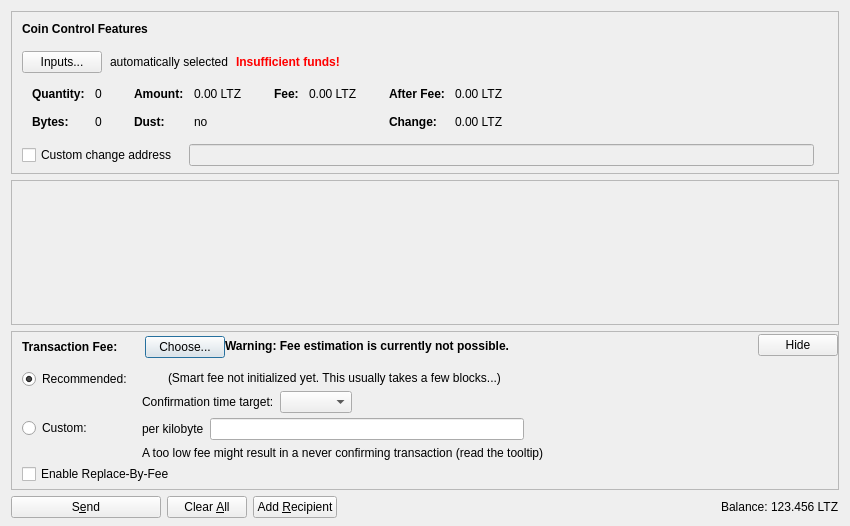
<?xml version="1.0" encoding="UTF-8"?>
<ui version="4.0">
 <class>SendCoinsDialog</class>
 <widget class="QDialog" name="SendCoinsDialog">
  <property name="geometry">
   <rect>
    <x>0</x>
    <y>0</y>
    <width>850</width>
    <height>526</height>
   </rect>
  </property>
  <property name="windowTitle">
   <string>Send Coins</string>
  </property>
  <layout class="QVBoxLayout" name="verticalLayout" stretch="0,1,0,0">
   <property name="bottomMargin">
    <number>8</number>
   </property>
   <item>
    <widget class="QFrame" name="frameCoinControl">
     <property name="sizePolicy">
      <sizepolicy hsizetype="Expanding" vsizetype="Expanding">
       <horstretch>0</horstretch>
       <verstretch>0</verstretch>
      </sizepolicy>
     </property>
     <property name="maximumSize">
      <size>
       <width>16777215</width>
       <height>16777215</height>
      </size>
     </property>
     <property name="frameShape">
      <enum>QFrame::StyledPanel</enum>
     </property>
     <property name="frameShadow">
      <enum>QFrame::Sunken</enum>
     </property>
     <layout class="QVBoxLayout" name="verticalLayoutCoinControl2">
      <property name="spacing">
       <number>0</number>
      </property>
      <property name="leftMargin">
       <number>0</number>
      </property>
      <property name="topMargin">
       <number>0</number>
      </property>
      <property name="rightMargin">
       <number>0</number>
      </property>
      <property name="bottomMargin">
       <number>6</number>
      </property>
      <item>
       <layout class="QVBoxLayout" name="verticalLayoutCoinControl" stretch="0,0,0,0,1">
        <property name="spacing">
         <number>0</number>
        </property>
        <property name="leftMargin">
         <number>10</number>
        </property>
        <property name="topMargin">
         <number>10</number>
        </property>
        <item>
         <layout class="QHBoxLayout" name="horizontalLayoutCoinControl1">
          <property name="bottomMargin">
           <number>15</number>
          </property>
          <item>
           <widget class="QLabel" name="labelCoinControlFeatures">
            <property name="sizePolicy">
             <sizepolicy hsizetype="Preferred" vsizetype="Maximum">
              <horstretch>0</horstretch>
              <verstretch>0</verstretch>
             </sizepolicy>
            </property>
            <property name="font">
             <font>
              <weight>75</weight>
              <bold>true</bold>
             </font>
            </property>
            <property name="styleSheet">
             <string notr="true">font-weight:bold;</string>
            </property>
            <property name="text">
             <string>Coin Control Features</string>
            </property>
           </widget>
          </item>
         </layout>
        </item>
        <item>
         <layout class="QHBoxLayout" name="horizontalLayoutCoinControl2" stretch="0,0,0,0">
          <property name="spacing">
           <number>8</number>
          </property>
          <property name="bottomMargin">
           <number>10</number>
          </property>
          <item>
           <widget class="QPushButton" name="pushButtonCoinControl">
            <property name="styleSheet">
             <string notr="true"/>
            </property>
            <property name="text">
             <string>Inputs...</string>
            </property>
            <property name="autoDefault">
             <bool>false</bool>
            </property>
           </widget>
          </item>
          <item>
           <widget class="QLabel" name="labelCoinControlAutomaticallySelected">
            <property name="text">
             <string>automatically selected</string>
            </property>
            <property name="margin">
             <number>5</number>
            </property>
           </widget>
          </item>
          <item>
           <widget class="QLabel" name="labelCoinControlInsuffFunds">
            <property name="font">
             <font>
              <weight>75</weight>
              <bold>true</bold>
             </font>
            </property>
            <property name="styleSheet">
             <string notr="true">color:red;font-weight:bold;</string>
            </property>
            <property name="text">
             <string>Insufficient funds!</string>
            </property>
            <property name="margin">
             <number>5</number>
            </property>
           </widget>
          </item>
          <item>
           <spacer name="horizontalSpacerCoinControl">
            <property name="orientation">
             <enum>Qt::Horizontal</enum>
            </property>
            <property name="sizeHint" stdset="0">
             <size>
              <width>40</width>
              <height>1</height>
             </size>
            </property>
           </spacer>
          </item>
         </layout>
        </item>
        <item>
         <widget class="QWidget" name="widgetCoinControl" native="true">
          <property name="sizePolicy">
           <sizepolicy hsizetype="Preferred" vsizetype="Preferred">
            <horstretch>0</horstretch>
            <verstretch>0</verstretch>
           </sizepolicy>
          </property>
          <property name="minimumSize">
           <size>
            <width>0</width>
            <height>0</height>
           </size>
          </property>
          <property name="styleSheet">
           <string notr="true"/>
          </property>
          <layout class="QHBoxLayout" name="horizontalLayoutCoinControl5">
           <property name="leftMargin">
            <number>0</number>
           </property>
           <property name="topMargin">
            <number>0</number>
           </property>
           <property name="rightMargin">
            <number>0</number>
           </property>
           <property name="bottomMargin">
            <number>0</number>
           </property>
           <item>
            <layout class="QHBoxLayout" name="horizontalLayoutCoinControl3" stretch="0,0,0,1">
             <property name="spacing">
              <number>20</number>
             </property>
             <property name="topMargin">
              <number>0</number>
             </property>
             <property name="bottomMargin">
              <number>10</number>
             </property>
             <item>
              <layout class="QFormLayout" name="formLayoutCoinControl1">
               <property name="horizontalSpacing">
                <number>10</number>
               </property>
               <property name="verticalSpacing">
                <number>14</number>
               </property>
               <property name="leftMargin">
                <number>10</number>
               </property>
               <property name="topMargin">
                <number>4</number>
               </property>
               <property name="rightMargin">
                <number>6</number>
               </property>
               <item row="0" column="0">
                <widget class="QLabel" name="labelCoinControlQuantityText">
                 <property name="font">
                  <font>
                   <weight>75</weight>
                   <bold>true</bold>
                  </font>
                 </property>
                 <property name="text">
                  <string>Quantity:</string>
                 </property>
                 <property name="margin">
                  <number>0</number>
                 </property>
                </widget>
               </item>
               <item row="0" column="1">
                <widget class="QLabel" name="labelCoinControlQuantity">
                 <property name="cursor">
                  <cursorShape>IBeamCursor</cursorShape>
                 </property>
                 <property name="contextMenuPolicy">
                  <enum>Qt::ActionsContextMenu</enum>
                 </property>
                 <property name="text">
                  <string notr="true">0</string>
                 </property>
                 <property name="margin">
                  <number>0</number>
                 </property>
                 <property name="textInteractionFlags">
                  <set>Qt::LinksAccessibleByMouse|Qt::TextSelectableByKeyboard|Qt::TextSelectableByMouse</set>
                 </property>
                </widget>
               </item>
               <item row="1" column="0">
                <widget class="QLabel" name="labelCoinControlBytesText">
                 <property name="font">
                  <font>
                   <weight>75</weight>
                   <bold>true</bold>
                  </font>
                 </property>
                 <property name="text">
                  <string>Bytes:</string>
                 </property>
                </widget>
               </item>
               <item row="1" column="1">
                <widget class="QLabel" name="labelCoinControlBytes">
                 <property name="cursor">
                  <cursorShape>IBeamCursor</cursorShape>
                 </property>
                 <property name="contextMenuPolicy">
                  <enum>Qt::ActionsContextMenu</enum>
                 </property>
                 <property name="text">
                  <string notr="true">0</string>
                 </property>
                 <property name="textInteractionFlags">
                  <set>Qt::LinksAccessibleByMouse|Qt::TextSelectableByKeyboard|Qt::TextSelectableByMouse</set>
                 </property>
                </widget>
               </item>
              </layout>
             </item>
             <item>
              <layout class="QFormLayout" name="formLayoutCoinControl2">
               <property name="horizontalSpacing">
                <number>10</number>
               </property>
               <property name="verticalSpacing">
                <number>14</number>
               </property>
               <property name="leftMargin">
                <number>6</number>
               </property>
               <property name="topMargin">
                <number>4</number>
               </property>
               <property name="rightMargin">
                <number>6</number>
               </property>
               <item row="0" column="0">
                <widget class="QLabel" name="labelCoinControlAmountText">
                 <property name="font">
                  <font>
                   <weight>75</weight>
                   <bold>true</bold>
                  </font>
                 </property>
                 <property name="text">
                  <string>Amount:</string>
                 </property>
                 <property name="margin">
                  <number>0</number>
                 </property>
                </widget>
               </item>
               <item row="0" column="1">
                <widget class="QLabel" name="labelCoinControlAmount">
                 <property name="cursor">
                  <cursorShape>IBeamCursor</cursorShape>
                 </property>
                 <property name="contextMenuPolicy">
                  <enum>Qt::ActionsContextMenu</enum>
                 </property>
                 <property name="text">
                  <string notr="true">0.00 LTZ</string>
                 </property>
                 <property name="textInteractionFlags">
                  <set>Qt::LinksAccessibleByMouse|Qt::TextSelectableByKeyboard|Qt::TextSelectableByMouse</set>
                 </property>
                </widget>
               </item>
               <item row="1" column="0">
                <widget class="QLabel" name="labelCoinControlLowOutputText">
                 <property name="font">
                  <font>
                   <weight>75</weight>
                   <bold>true</bold>
                  </font>
                 </property>
                 <property name="text">
                  <string>Dust:</string>
                 </property>
                </widget>
               </item>
               <item row="1" column="1">
                <widget class="QLabel" name="labelCoinControlLowOutput">
                 <property name="cursor">
                  <cursorShape>IBeamCursor</cursorShape>
                 </property>
                 <property name="contextMenuPolicy">
                  <enum>Qt::ActionsContextMenu</enum>
                 </property>
                 <property name="text">
                  <string notr="true">no</string>
                 </property>
                 <property name="textInteractionFlags">
                  <set>Qt::LinksAccessibleByMouse|Qt::TextSelectableByKeyboard|Qt::TextSelectableByMouse</set>
                 </property>
                </widget>
               </item>
              </layout>
             </item>
             <item>
              <layout class="QFormLayout" name="formLayoutCoinControl3">
               <property name="horizontalSpacing">
                <number>10</number>
               </property>
               <property name="verticalSpacing">
                <number>14</number>
               </property>
               <property name="leftMargin">
                <number>6</number>
               </property>
               <property name="topMargin">
                <number>4</number>
               </property>
               <property name="rightMargin">
                <number>6</number>
               </property>
               <item row="0" column="0">
                <widget class="QLabel" name="labelCoinControlFeeText">
                 <property name="font">
                  <font>
                   <weight>75</weight>
                   <bold>true</bold>
                  </font>
                 </property>
                 <property name="text">
                  <string>Fee:</string>
                 </property>
                 <property name="margin">
                  <number>0</number>
                 </property>
                </widget>
               </item>
               <item row="0" column="1">
                <widget class="QLabel" name="labelCoinControlFee">
                 <property name="cursor">
                  <cursorShape>IBeamCursor</cursorShape>
                 </property>
                 <property name="contextMenuPolicy">
                  <enum>Qt::ActionsContextMenu</enum>
                 </property>
                 <property name="text">
                  <string notr="true">0.00 LTZ</string>
                 </property>
                 <property name="textInteractionFlags">
                  <set>Qt::LinksAccessibleByMouse|Qt::TextSelectableByKeyboard|Qt::TextSelectableByMouse</set>
                 </property>
                </widget>
               </item>
              </layout>
             </item>
             <item>
              <layout class="QFormLayout" name="formLayoutCoinControl4">
               <property name="horizontalSpacing">
                <number>10</number>
               </property>
               <property name="verticalSpacing">
                <number>14</number>
               </property>
               <property name="leftMargin">
                <number>6</number>
               </property>
               <property name="topMargin">
                <number>4</number>
               </property>
               <property name="rightMargin">
                <number>6</number>
               </property>
               <item row="0" column="0">
                <widget class="QLabel" name="labelCoinControlAfterFeeText">
                 <property name="font">
                  <font>
                   <weight>75</weight>
                   <bold>true</bold>
                  </font>
                 </property>
                 <property name="text">
                  <string>After Fee:</string>
                 </property>
                 <property name="margin">
                  <number>0</number>
                 </property>
                </widget>
               </item>
               <item row="0" column="1">
                <widget class="QLabel" name="labelCoinControlAfterFee">
                 <property name="cursor">
                  <cursorShape>IBeamCursor</cursorShape>
                 </property>
                 <property name="contextMenuPolicy">
                  <enum>Qt::ActionsContextMenu</enum>
                 </property>
                 <property name="text">
                  <string notr="true">0.00 LTZ</string>
                 </property>
                 <property name="textInteractionFlags">
                  <set>Qt::LinksAccessibleByMouse|Qt::TextSelectableByKeyboard|Qt::TextSelectableByMouse</set>
                 </property>
                </widget>
               </item>
               <item row="1" column="0">
                <widget class="QLabel" name="labelCoinControlChangeText">
                 <property name="font">
                  <font>
                   <weight>75</weight>
                   <bold>true</bold>
                  </font>
                 </property>
                 <property name="text">
                  <string>Change:</string>
                 </property>
                </widget>
               </item>
               <item row="1" column="1">
                <widget class="QLabel" name="labelCoinControlChange">
                 <property name="cursor">
                  <cursorShape>IBeamCursor</cursorShape>
                 </property>
                 <property name="contextMenuPolicy">
                  <enum>Qt::ActionsContextMenu</enum>
                 </property>
                 <property name="text">
                  <string notr="true">0.00 LTZ</string>
                 </property>
                 <property name="textInteractionFlags">
                  <set>Qt::LinksAccessibleByMouse|Qt::TextSelectableByKeyboard|Qt::TextSelectableByMouse</set>
                 </property>
                </widget>
               </item>
              </layout>
             </item>
            </layout>
           </item>
          </layout>
         </widget>
        </item>
        <item>
         <layout class="QHBoxLayout" name="horizontalLayoutCoinControl4" stretch="0,0,0">
          <property name="spacing">
           <number>12</number>
          </property>
          <property name="sizeConstraint">
           <enum>QLayout::SetDefaultConstraint</enum>
          </property>
          <property name="topMargin">
           <number>5</number>
          </property>
          <property name="rightMargin">
           <number>5</number>
          </property>
          <item>
           <widget class="QCheckBox" name="checkBoxCoinControlChange">
            <property name="toolTip">
             <string>If this is activated, but the change address is empty or invalid, change will be sent to a newly generated address.</string>
            </property>
            <property name="text">
             <string>Custom change address</string>
            </property>
           </widget>
          </item>
          <item>
           <widget class="QValidatedLineEdit" name="lineEditCoinControlChange">
            <property name="enabled">
             <bool>false</bool>
            </property>
            <property name="sizePolicy">
             <sizepolicy hsizetype="Expanding" vsizetype="Fixed">
              <horstretch>0</horstretch>
              <verstretch>0</verstretch>
             </sizepolicy>
            </property>
           </widget>
          </item>
          <item>
           <widget class="QLabel" name="labelCoinControlChangeLabel">
            <property name="sizePolicy">
             <sizepolicy hsizetype="Preferred" vsizetype="Expanding">
              <horstretch>0</horstretch>
              <verstretch>0</verstretch>
             </sizepolicy>
            </property>
            <property name="minimumSize">
             <size>
              <width>0</width>
              <height>0</height>
             </size>
            </property>
            <property name="text">
             <string/>
            </property>
            <property name="margin">
             <number>3</number>
            </property>
           </widget>
          </item>
         </layout>
        </item>
        <item>
         <spacer name="verticalSpacerCoinControl">
          <property name="orientation">
           <enum>Qt::Vertical</enum>
          </property>
          <property name="sizeHint" stdset="0">
           <size>
            <width>800</width>
            <height>1</height>
           </size>
          </property>
         </spacer>
        </item>
       </layout>
      </item>
     </layout>
    </widget>
   </item>
   <item>
    <widget class="QScrollArea" name="scrollArea">
     <property name="widgetResizable">
      <bool>true</bool>
     </property>
     <widget class="QWidget" name="scrollAreaWidgetContents">
      <property name="geometry">
       <rect>
        <x>0</x>
        <y>0</y>
        <width>830</width>
        <height>104</height>
       </rect>
      </property>
      <layout class="QVBoxLayout" name="verticalLayout_2" stretch="0,1">
       <property name="leftMargin">
        <number>0</number>
       </property>
       <property name="topMargin">
        <number>0</number>
       </property>
       <property name="rightMargin">
        <number>0</number>
       </property>
       <property name="bottomMargin">
        <number>0</number>
       </property>
       <item>
        <layout class="QVBoxLayout" name="entries">
         <property name="spacing">
          <number>6</number>
         </property>
        </layout>
       </item>
       <item>
        <spacer name="verticalSpacer">
         <property name="orientation">
          <enum>Qt::Vertical</enum>
         </property>
         <property name="sizeHint" stdset="0">
          <size>
           <width>20</width>
           <height>40</height>
          </size>
         </property>
        </spacer>
       </item>
      </layout>
     </widget>
    </widget>
   </item>
   <item>
    <widget class="QFrame" name="frameFee">
     <property name="sizePolicy">
      <sizepolicy hsizetype="Expanding" vsizetype="Expanding">
       <horstretch>0</horstretch>
       <verstretch>0</verstretch>
      </sizepolicy>
     </property>
     <property name="maximumSize">
      <size>
       <width>16777215</width>
       <height>16777215</height>
      </size>
     </property>
     <property name="frameShape">
      <enum>QFrame::StyledPanel</enum>
     </property>
     <property name="frameShadow">
      <enum>QFrame::Sunken</enum>
     </property>
     <layout class="QVBoxLayout" name="verticalLayoutFee1">
      <property name="spacing">
       <number>0</number>
      </property>
      <property name="leftMargin">
       <number>0</number>
      </property>
      <property name="topMargin">
       <number>0</number>
      </property>
      <property name="rightMargin">
       <number>0</number>
      </property>
      <property name="bottomMargin">
       <number>0</number>
      </property>
      <item>
       <layout class="QVBoxLayout" name="verticalLayoutFee2" stretch="0,0,0">
        <property name="spacing">
         <number>0</number>
        </property>
        <property name="leftMargin">
         <number>10</number>
        </property>
        <property name="topMargin">
         <number>0</number>
        </property>
        <item>
         <layout class="QHBoxLayout" name="horizontalLayoutFee1">
          <property name="bottomMargin">
           <number>0</number>
          </property>
          <item>
           <layout class="QVBoxLayout" name="verticalLayoutFee7">
            <property name="spacing">
             <number>0</number>
            </property>
            <item>
             <spacer name="verticalSpacerSmartFee">
              <property name="orientation">
               <enum>Qt::Vertical</enum>
              </property>
              <property name="sizeType">
               <enum>QSizePolicy::Fixed</enum>
              </property>
              <property name="sizeHint" stdset="0">
               <size>
                <width>1</width>
                <height>4</height>
               </size>
              </property>
             </spacer>
            </item>
            <item>
             <layout class="QHBoxLayout" name="horizontalLayoutSmartFee">
              <property name="spacing">
               <number>10</number>
              </property>
              <item>
               <widget class="QLabel" name="labelFeeHeadline">
                <property name="sizePolicy">
                 <sizepolicy hsizetype="Preferred" vsizetype="Maximum">
                  <horstretch>0</horstretch>
                  <verstretch>0</verstretch>
                 </sizepolicy>
                </property>
                <property name="font">
                 <font>
                  <weight>75</weight>
                  <bold>true</bold>
                 </font>
                </property>
                <property name="styleSheet">
                 <string notr="true">font-weight:bold;</string>
                </property>
                <property name="text">
                 <string>Transaction Fee:</string>
                </property>
               </widget>
              </item>
              <item>
               <widget class="QLabel" name="labelFeeMinimized">
                <property name="text">
                 <string/>
                </property>
               </widget>
              </item>
              <item>
               <widget class="QPushButton" name="buttonChooseFee">
                <property name="text">
                 <string>Choose...</string>
                </property>
               </widget>
              </item>
             </layout>
            </item>
            <item>
             <spacer name="verticalSpacer_5">
              <property name="orientation">
               <enum>Qt::Vertical</enum>
              </property>
              <property name="sizeHint" stdset="0">
               <size>
                <width>1</width>
                <height>1</height>
               </size>
              </property>
             </spacer>
            </item>
           </layout>
          </item>
          <item>
           <widget class="QLabel" name="fallbackFeeWarningLabel">
            <property name="toolTip">
             <string>Using the fallbackfee can result in sending a transaction that will take several hours or days (or never) to confirm. Consider choosing your fee manually or wait until you have validated the complete chain.</string>
            </property>
            <property name="font">
            <font>
                <weight>75</weight>
                <bold>true</bold>
            </font>
            </property>
            <property name="text">
             <string>Warning: Fee estimation is currently not possible.</string>
            </property>
            <property name="wordWrap">
             <bool>false</bool>
            </property>
           </widget>
          </item>
          <item>
           <spacer name="horizontalSpacer_4">
            <property name="orientation">
             <enum>Qt::Horizontal</enum>
            </property>
            <property name="sizeType">
             <enum>QSizePolicy::MinimumExpanding</enum>
            </property>
            <property name="sizeHint" stdset="0">
             <size>
              <width>40</width>
              <height>20</height>
             </size>
            </property>
           </spacer>
          </item>
          <item>
           <widget class="QPushButton" name="buttonMinimizeFee">
            <property name="toolTip">
             <string>Hide transaction fee settings</string>
            </property>
            <property name="text">
             <string>Hide</string>
            </property>
           </widget>
          </item>
         </layout>
        </item>
        <item>
         <widget class="QFrame" name="frameFeeSelection">
          <layout class="QVBoxLayout" name="verticalLayoutFee12">
           <property name="spacing">
            <number>0</number>
           </property>
           <property name="leftMargin">
            <number>0</number>
           </property>
           <property name="topMargin">
            <number>0</number>
           </property>
           <property name="rightMargin">
            <number>0</number>
           </property>
           <property name="bottomMargin">
            <number>0</number>
           </property>
           <item>
            <layout class="QGridLayout" name="gridLayoutFee">
             <property name="topMargin">
              <number>10</number>
             </property>
             <property name="bottomMargin">
              <number>4</number>
             </property>
             <property name="horizontalSpacing">
              <number>10</number>
             </property>
             <property name="verticalSpacing">
              <number>4</number>
             </property>
             <item row="1" column="1">
              <layout class="QVBoxLayout" name="verticalLayoutFee8">
               <property name="spacing">
                <number>6</number>
               </property>
               <item>
                <layout class="QHBoxLayout" name="horizontalLayoutFee13">
                 <item>
                  <widget class="QLabel" name="labelCustomPerKilobyte">
                   <property name="toolTip">
                    <string>Specify a custom fee per kB (1,000 bytes) of the transaction's virtual size.

Note:  Since the fee is calculated on a per-byte basis, a fee of "100 satoshis per kB" for a transaction size of 500 bytes (half of 1 kB) would ultimately yield a fee of only 50 satoshis.</string>
                   </property>
                   <property name="text">
                    <string>per kilobyte</string>
                   </property>
                  </widget>
                 </item>
                 <item>
                  <widget class="BitcoinAmountField" name="customFee"/>
                 </item>
                 <item>
                  <spacer name="horizontalSpacer_6">
                   <property name="orientation">
                    <enum>Qt::Horizontal</enum>
                   </property>
                   <property name="sizeHint" stdset="0">
                    <size>
                     <width>1</width>
                     <height>1</height>
                    </size>
                   </property>
                  </spacer>
                 </item>
                </layout>
               </item>
               <item>
                <layout class="QHBoxLayout" name="horizontalLayoutFee8">
                 <item>
                  <widget class="QLabel" name="labelCustomFeeWarning">
                   <property name="enabled">
                    <bool>true</bool>
                   </property>
                   <property name="toolTip">
                    <string>When there is less transaction volume than space in the blocks, miners as well as relaying nodes may enforce a minimum fee. Paying only this minimum fee is just fine, but be aware that this can result in a never confirming transaction once there is more demand for litecoinz transactions than the network can process.</string>
                   </property>
                   <property name="text">
                    <string>A too low fee might result in a never confirming transaction (read the tooltip)</string>
                   </property>
                  </widget>
                 </item>
                 <item>
                  <spacer name="horizontalSpacer_2">
                   <property name="orientation">
                    <enum>Qt::Horizontal</enum>
                   </property>
                   <property name="sizeHint" stdset="0">
                    <size>
                     <width>1</width>
                     <height>1</height>
                    </size>
                   </property>
                  </spacer>
                 </item>
                </layout>
               </item>
              </layout>
             </item>
             <item row="0" column="0">
              <layout class="QVBoxLayout" name="verticalLayoutFee4" stretch="0,1">
               <item>
                <widget class="QRadioButton" name="radioSmartFee">
                 <property name="text">
                  <string>Recommended:</string>
                 </property>
                 <property name="checked">
                  <bool>true</bool>
                 </property>
                 <attribute name="buttonGroup">
                  <string notr="true">groupFee</string>
                 </attribute>
                </widget>
               </item>
               <item>
                <spacer name="verticalSpacer_2">
                 <property name="orientation">
                  <enum>Qt::Vertical</enum>
                 </property>
                 <property name="sizeHint" stdset="0">
                  <size>
                   <width>1</width>
                   <height>1</height>
                  </size>
                 </property>
                </spacer>
               </item>
              </layout>
             </item>
             <item row="1" column="0">
              <layout class="QVBoxLayout" name="verticalLayoutFee9" stretch="0,1">
               <item>
                <widget class="QRadioButton" name="radioCustomFee">
                 <property name="text">
                  <string>Custom:</string>
                 </property>
                 <attribute name="buttonGroup">
                  <string notr="true">groupFee</string>
                 </attribute>
                </widget>
               </item>
               <item>
                <spacer name="verticalSpacer_6">
                 <property name="orientation">
                  <enum>Qt::Vertical</enum>
                 </property>
                 <property name="sizeHint" stdset="0">
                  <size>
                   <width>1</width>
                   <height>1</height>
                  </size>
                 </property>
                </spacer>
               </item>
              </layout>
             </item>
             <item row="0" column="1">
              <layout class="QVBoxLayout" name="verticalLayoutFee3" stretch="0,0,1">
               <property name="spacing">
                <number>6</number>
               </property>
               <property name="topMargin">
                <number>2</number>
               </property>
               <item>
                <layout class="QHBoxLayout" name="horizontalLayoutFee12">
                 <item>
                  <widget class="QLabel" name="labelSmartFee">
                   <property name="text">
                    <string/>
                   </property>
                  </widget>
                 </item>
                 <item>
                  <widget class="QLabel" name="labelFeeEstimation">
                   <property name="text">
                    <string/>
                   </property>
                  </widget>
                 </item>
                 <item>
                  <widget class="QLabel" name="labelSmartFee2">
                   <property name="text">
                    <string>(Smart fee not initialized yet. This usually takes a few blocks...)</string>
                   </property>
                  </widget>
                 </item>
                 <item>
                  <spacer name="horizontalSpacer_5">
                   <property name="orientation">
                    <enum>Qt::Horizontal</enum>
                   </property>
                   <property name="sizeHint" stdset="0">
                    <size>
                     <width>1</width>
                     <height>1</height>
                    </size>
                   </property>
                  </spacer>
                 </item>
                </layout>
               </item>
               <item>
                <layout class="QHBoxLayout" name="horizontalLayoutFee9">
                 <item>
                  <layout class="QVBoxLayout" name="verticalLayoutFee6">
                   <item>
                    <widget class="QLabel" name="labelSmartFee3">
                     <property name="text">
                      <string>Confirmation time target:</string>
                     </property>
                    </widget>
                   </item>
                  </layout>
                 </item>
                 <item>
                  <layout class="QVBoxLayout" name="verticalLayoutFee5">
                   <property name="rightMargin">
                    <number>30</number>
                   </property>
                   <item>
                    <layout class="QHBoxLayout" name="horizontalLayoutConfTarget">
                     <property name="bottomMargin">
                      <number>0</number>
                     </property>
                     <item>
                      <widget class="QComboBox" name="confTargetSelector"/>
                     </item>
                     <item>
                      <spacer name="horizontalSpacerConfTarget">
                       <property name="orientation">
                        <enum>Qt::Horizontal</enum>
                       </property>
                       <property name="sizeHint" stdset="0">
                        <size>
                         <width>40</width>
                         <height>20</height>
                        </size>
                       </property>
                      </spacer>
                     </item>
                    </layout>
                   </item>
                  </layout>
                 </item>
                </layout>
               </item>
               <item>
                <spacer name="verticalSpacer_4">
                 <property name="orientation">
                  <enum>Qt::Vertical</enum>
                 </property>
                 <property name="sizeHint" stdset="0">
                  <size>
                   <width>1</width>
                   <height>1</height>
                  </size>
                 </property>
                </spacer>
               </item>
              </layout>
             </item>
            </layout>
           </item>
           <item>
            <widget class="QCheckBox" name="optInRBF">
             <property name="text">
              <string>Enable Replace-By-Fee</string>
             </property>
             <property name="toolTip">
              <string>With Replace-By-Fee (BIP-125) you can increase a transaction's fee after it is sent. Without this, a higher fee may be recommended to compensate for increased transaction delay risk.</string>
             </property>
            </widget>
           </item>
          </layout>
         </widget>
        </item>
        <item>
         <spacer name="verticalSpacerFee">
          <property name="orientation">
           <enum>Qt::Vertical</enum>
          </property>
          <property name="sizeHint" stdset="0">
           <size>
            <width>40</width>
            <height>5</height>
           </size>
          </property>
         </spacer>
        </item>
       </layout>
      </item>
     </layout>
    </widget>
   </item>
   <item>
    <layout class="QHBoxLayout" name="horizontalLayout">
     <item>
      <widget class="QPushButton" name="sendButton">
       <property name="minimumSize">
        <size>
         <width>150</width>
         <height>0</height>
        </size>
       </property>
       <property name="toolTip">
        <string>Confirm the send action</string>
       </property>
       <property name="text">
        <string>S&amp;end</string>
       </property>
       <property name="icon">
        <iconset resource="../bitcoin.qrc">
         <normaloff>:/icons/send</normaloff>:/icons/send</iconset>
       </property>
       <property name="autoDefault">
        <bool>false</bool>
       </property>
       <property name="default">
        <bool>false</bool>
       </property>
      </widget>
     </item>
     <item>
      <widget class="QPushButton" name="clearButton">
       <property name="sizePolicy">
        <sizepolicy hsizetype="Minimum" vsizetype="Fixed">
         <horstretch>0</horstretch>
         <verstretch>0</verstretch>
        </sizepolicy>
       </property>
       <property name="toolTip">
        <string>Clear all fields of the form.</string>
       </property>
       <property name="text">
        <string>Clear &amp;All</string>
       </property>
       <property name="icon">
        <iconset resource="../bitcoin.qrc">
         <normaloff>:/icons/remove</normaloff>:/icons/remove</iconset>
       </property>
       <property name="autoDefault">
        <bool>false</bool>
       </property>
      </widget>
     </item>
     <item>
      <widget class="QPushButton" name="addButton">
       <property name="toolTip">
        <string>Send to multiple recipients at once</string>
       </property>
       <property name="text">
        <string>Add &amp;Recipient</string>
       </property>
       <property name="icon">
        <iconset resource="../bitcoin.qrc">
         <normaloff>:/icons/add</normaloff>:/icons/add</iconset>
       </property>
       <property name="autoDefault">
        <bool>false</bool>
       </property>
      </widget>
     </item>
     <item>
      <spacer name="horizontalSpacer">
       <property name="orientation">
        <enum>Qt::Horizontal</enum>
       </property>
       <property name="sizeHint" stdset="0">
        <size>
         <width>40</width>
         <height>20</height>
        </size>
       </property>
      </spacer>
     </item>
     <item>
      <layout class="QHBoxLayout" name="horizontalLayout_2">
       <property name="spacing">
        <number>3</number>
       </property>
       <item>
        <widget class="QLabel" name="labelBalanceName">
         <property name="sizePolicy">
          <sizepolicy hsizetype="Preferred" vsizetype="Fixed">
           <horstretch>0</horstretch>
           <verstretch>0</verstretch>
          </sizepolicy>
         </property>
         <property name="text">
          <string>Balance:</string>
         </property>
        </widget>
       </item>
       <item>
        <widget class="QLabel" name="labelBalance">
         <property name="sizePolicy">
          <sizepolicy hsizetype="Preferred" vsizetype="Fixed">
           <horstretch>0</horstretch>
           <verstretch>0</verstretch>
          </sizepolicy>
         </property>
         <property name="cursor">
          <cursorShape>IBeamCursor</cursorShape>
         </property>
         <property name="text">
          <string notr="true">123.456 LTZ</string>
         </property>
         <property name="textInteractionFlags">
          <set>Qt::LinksAccessibleByMouse|Qt::TextSelectableByKeyboard|Qt::TextSelectableByMouse</set>
         </property>
        </widget>
       </item>
      </layout>
     </item>
    </layout>
   </item>
  </layout>
 </widget>
 <customwidgets>
  <customwidget>
   <class>QValidatedLineEdit</class>
   <extends>QLineEdit</extends>
   <header>qt/qvalidatedlineedit.h</header>
  </customwidget>
  <customwidget>
   <class>BitcoinAmountField</class>
   <extends>QLineEdit</extends>
   <header>qt/bitcoinamountfield.h</header>
   <container>1</container>
  </customwidget>
 </customwidgets>
 <resources>
  <include location="../bitcoin.qrc"/>
 </resources>
 <connections/>
 <buttongroups>
  <buttongroup name="groupFee"/>
 </buttongroups>
</ui>
